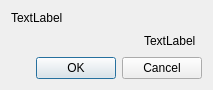
<?xml version="1.0" encoding="UTF-8"?>
<ui version="4.0">
 <class>GridRelatedConditionVariationEditDialog</class>
 <widget class="QDialog" name="GridRelatedConditionVariationEditDialog">
  <property name="geometry">
   <rect>
    <x>0</x>
    <y>0</y>
    <width>213</width>
    <height>87</height>
   </rect>
  </property>
  <property name="windowTitle">
   <string>Dialog</string>
  </property>
  <layout class="QVBoxLayout" name="verticalLayout">
   <item>
    <widget class="QLabel" name="label">
     <property name="text">
      <string>TextLabel</string>
     </property>
    </widget>
   </item>
   <item>
    <layout class="QHBoxLayout" name="horizontalLayout">
     <item>
      <spacer name="horizontalSpacer">
       <property name="orientation">
        <enum>Qt::Horizontal</enum>
       </property>
       <property name="sizeHint" stdset="0">
        <size>
         <width>40</width>
         <height>20</height>
        </size>
       </property>
      </spacer>
     </item>
     <item>
      <widget class="QLabel" name="conditionLabel">
       <property name="text">
        <string>TextLabel</string>
       </property>
      </widget>
     </item>
     <item>
      <widget class="GridRelatedConditionVariationEditWidgetContainer" name="widget" native="true"/>
     </item>
    </layout>
   </item>
   <item>
    <widget class="QDialogButtonBox" name="buttonBox">
     <property name="orientation">
      <enum>Qt::Horizontal</enum>
     </property>
     <property name="standardButtons">
      <set>QDialogButtonBox::Cancel|QDialogButtonBox::Ok</set>
     </property>
    </widget>
   </item>
  </layout>
 </widget>
 <customwidgets>
  <customwidget>
   <class>GridRelatedConditionVariationEditWidgetContainer</class>
   <extends>QWidget</extends>
   <header>pre/gridcond/base/gridrelatedconditionvariationeditwidgetcontainer.h</header>
   <container>1</container>
  </customwidget>
 </customwidgets>
 <resources/>
 <connections>
  <connection>
   <sender>buttonBox</sender>
   <signal>accepted()</signal>
   <receiver>GridRelatedConditionVariationEditDialog</receiver>
   <slot>accept()</slot>
   <hints>
    <hint type="sourcelabel">
     <x>94</x>
     <y>72</y>
    </hint>
    <hint type="destinationlabel">
     <x>93</x>
     <y>108</y>
    </hint>
   </hints>
  </connection>
  <connection>
   <sender>buttonBox</sender>
   <signal>rejected()</signal>
   <receiver>GridRelatedConditionVariationEditDialog</receiver>
   <slot>reject()</slot>
   <hints>
    <hint type="sourcelabel">
     <x>172</x>
     <y>67</y>
    </hint>
    <hint type="destinationlabel">
     <x>172</x>
     <y>109</y>
    </hint>
   </hints>
  </connection>
 </connections>
</ui>
